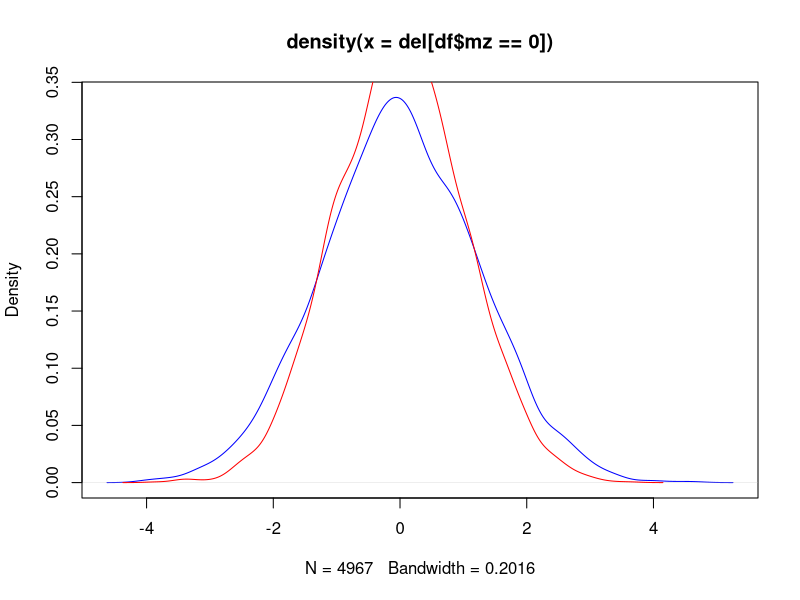

Recreate this plot in R.
twinsim<-function(N=1000,per.mz=.5,va,vc,ve) {
    ##see https://arxiv.org/pdf/1710.09326.pdf
    mc<-matrix(rep(1,4),2,2)
    me<-diag(2)
    library(MASS)
    L<-list()
    mz<-rbinom(N,1,per.mz)
    nm<-sum(mz)
    nd<-N-nm
    ##mz
    ma<-matrix(c(1,1,1,1),2,2)
    zm<-cbind(1,mvrnorm(nm,mu=rep(0,2),Sigma=va*ma+vc*mc+ve*me))
    ##dz
    ma<-matrix(c(1,.5,.5,1),2,2)
    zd<-cbind(0,mvrnorm(nd,mu=rep(0,2),Sigma=va*ma+vc*mc+ve*me))
    ##
    df<-data.frame(rbind(zm,zd))
    names(df)<-c("mz","y1","y2")
    ##
    df
}


df<-twinsim(10000,va=.5,vc=.5,ve=.5)
del<-(df$y1-df$y2)
plot(density(del[df$mz==0]),col="blue")
den<-density(del[df$mz==1])
lines(den$x,den$y,col='red')

    
